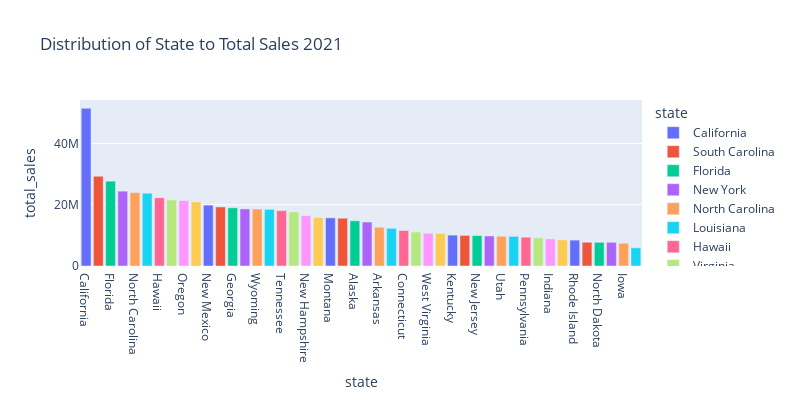

The notebook cell saved with this chart:
### Markdown cell above
### 2.2.3. Top/Distribution of State to Total Sales - 2021

### Code cell
state_sales_2021 = sales_2021.groupby ("state")["total_sales"].sum().reset_index()
state_sales_2021 = state_sales_2021.sort_values(by="total_sales", ascending=False)
fig = px.bar(state_sales_2021,x="state",y="total_sales",title="Distribution of State to Total Sales 2021",labels={"State": "state", "Total Sales": "total_sales"},color="state",hover_data=["total_sales"])
fig.update_layout(
    autosize=False,
    width=800,
    height=400)
fig.show()
unique_state_count_21 = sales_2021["state"].nunique()
unique_state_count_21

### Figure 1 — Plotly figure (JSON) as saved in the notebook; plotly's stock layout.template omitted (floating-point values rounded to 4 significant figures)
{"data": [{"alignmentgroup": "True", "hovertemplate": "state=%{x}<br>total_sales=%{y}<extra></extra>", "legendgroup": "California", "marker": {"color": "#636efa", "pattern": {"shape": ""}}, "name": "California", "offsetgroup": "California", "orientation": "v", "showlegend": true, "textposition": "auto", "type": "bar", "x": ["California"], "xaxis": "x", "y": [51464743], "yaxis": "y"}, {"alignmentgroup": "True", "hovertemplate": "state=%{x}<br>total_sales=%{y}<extra></extra>", "legendgroup": "South Carolina", "marker": {"color": "#EF553B", "pattern": {"shape": ""}}, "name": "South Carolina", "offsetgroup": "South Carolina", "orientation": "v", "showlegend": true, "textposition": "auto", "type": "bar", "x": ["South Carolina"], "xaxis": "x", "y": [29285637], "yaxis": "y"}, {"alignmentgroup": "True", "hovertemplate": "state=%{x}<br>total_sales=%{y}<extra></extra>", "legendgroup": "Florida", "marker": {"color": "#00cc96", "pattern": {"shape": ""}}, "name": "Florida", "offsetgroup": "Florida", "orientation": "v", "showlegend": true, "textposition": "auto", "type": "bar", "x": ["Florida"], "xaxis": "x", "y": [27682851], "yaxis": "y"}, {"alignmentgroup": "True", "hovertemplate": "state=%{x}<br>total_sales=%{y}<extra></extra>", "legendgroup": "New York", "marker": {"color": "#ab63fa", "pattern": {"shape": ""}}, "name": "New York", "offsetgroup": "New York", "orientation": "v", "showlegend": true, "textposition": "auto", "type": "bar", "x": ["New York"], "xaxis": "x", "y": [24427804], "yaxis": "y"}, {"alignmentgroup": "True", "hovertemplate": "state=%{x}<br>total_sales=%{y}<extra></extra>", "legendgroup": "North Carolina", "marker": {"color": "#FFA15A", "pattern": {"shape": ""}}, "name": "North Carolina", "offsetgroup": "North Carolina", "orientation": "v", "showlegend": true, "textposition": "auto", "type": "bar", "x": ["North Carolina"], "xaxis": "x", "y": [23956531], "yaxis": "y"}, {"alignmentgroup": "True", "hovertemplate": "state=%{x}<br>total_sales=%{y}<extra></extra>", "legendgroup": "Louisiana", "marker": {"color": "#19d3f3", "pattern": {"shape": ""}}, "name": "Louisiana", "offsetgroup": "Louisiana", "orientation": "v", "showlegend": true, "textposition": "auto", "type": "bar", "x": ["Louisiana"], "xaxis": "x", "y": [23750781], "yaxis": "y"}, {"alignmentgroup": "True", "hovertemplate": "state=%{x}<br>total_sales=%{y}<extra></extra>", "legendgroup": "Hawaii", "marker": {"color": "#FF6692", "pattern": {"shape": ""}}, "name": "Hawaii", "offsetgroup": "Hawaii", "orientation": "v", "showlegend": true, "textposition": "auto", "type": "bar", "x": ["Hawaii"], "xaxis": "x", "y": [22282457], "yaxis": "y"}, {"alignmentgroup": "True", "hovertemplate": "state=%{x}<br>total_sales=%{y}<extra></extra>", "legendgroup": "Virginia", "marker": {"color": "#B6E880", "pattern": {"shape": ""}}, "name": "Virginia", "offsetgroup": "Virginia", "orientation": "v", "showlegend": true, "textposition": "auto", "type": "bar", "x": ["Virginia"], "xaxis": "x", "y": [21575040], "yaxis": "y"}, {"alignmentgroup": "True", "hovertemplate": "state=%{x}<br>total_sales=%{y}<extra></extra>", "legendgroup": "Oregon", "marker": {"color": "#FF97FF", "pattern": {"shape": ""}}, "name": "Oregon", "offsetgroup": "Oregon", "orientation": "v", "showlegend": true, "textposition": "auto", "type": "bar", "x": ["Oregon"], "xaxis": "x", "y": [21349674], "yaxis": "y"}, {"alignmentgroup": "True", "hovertemplate": "state=%{x}<br>total_sales=%{y}<extra></extra>", "legendgroup": "Texas", "marker": {"color": "#FECB52", "pattern": {"shape": ""}}, "name": "Texas", "offsetgroup": "Texas", "orientation": "v", "showlegend": true, "textposition": "auto", "type": "bar", "x": ["Texas"], "xaxis": "x", "y": [20902864], "yaxis": "y"}, {"alignmentgroup": "True", "hovertemplate": "state=%{x}<br>total_sales=%{y}<extra></extra>", "legendgroup": "New Mexico", "marker": {"color": "#636efa", "pattern": {"shape": ""}}, "name": "New Mexico", "offsetgroup": "New Mexico", "orientation": "v", "showlegend": true, "textposition": "auto", "type": "bar", "x": ["New Mexico"], "xaxis": "x", "y": [19865016], "yaxis": "y"}, {"alignmentgroup": "True", "hovertemplate": "state=%{x}<br>total_sales=%{y}<extra></extra>", "legendgroup": "Idaho", "marker": {"color": "#EF553B", "pattern": {"shape": ""}}, "name": "Idaho", "offsetgroup": "Idaho", "orientation": "v", "showlegend": true, "textposition": "auto", "type": "bar", "x": ["Idaho"], "xaxis": "x", "y": [19276878], "yaxis": "y"}, {"alignmentgroup": "True", "hovertemplate": "state=%{x}<br>total_sales=%{y}<extra></extra>", "legendgroup": "Georgia", "marker": {"color": "#00cc96", "pattern": {"shape": ""}}, "name": "Georgia", "offsetgroup": "Georgia", "orientation": "v", "showlegend": true, "textposition": "auto", "type": "bar", "x": ["Georgia"], "xaxis": "x", "y": [18997466], "yaxis": "y"}, {"alignmentgroup": "True", "hovertemplate": "state=%{x}<br>total_sales=%{y}<extra></extra>", "legendgroup": "Michigan", "marker": {"color": "#ab63fa", "pattern": {"shape": ""}}, "name": "Michigan", "offsetgroup": "Michigan", "orientation": "v", "showlegend": true, "textposition": "auto", "type": "bar", "x": ["Michigan"], "xaxis": "x", "y": [18625433], "yaxis": "y"}, {"alignmentgroup": "True", "hovertemplate": "state=%{x}<br>total_sales=%{y}<extra></extra>", "legendgroup": "Wyoming", "marker": {"color": "#FFA15A", "pattern": {"shape": ""}}, "name": "Wyoming", "offsetgroup": "Wyoming", "orientation": "v", "showlegend": true, "textposition": "auto", "type": "bar", "x": ["Wyoming"], "xaxis": "x", "y": [18577517], "yaxis": "y"}, {"alignmentgroup": "True", "hovertemplate": "state=%{x}<br>total_sales=%{y}<extra></extra>", "legendgroup": "Ohio", "marker": {"color": "#19d3f3", "pattern": {"shape": ""}}, "name": "Ohio", "offsetgroup": "Ohio", "orientation": "v", "showlegend": true, "textposition": "auto", "type": "bar", "x": ["Ohio"], "xaxis": "x", "y": [18484583], "yaxis": "y"}, {"alignmentgroup": "True", "hovertemplate": "state=%{x}<br>total_sales=%{y}<extra></extra>", "legendgroup": "Tennessee", "marker": {"color": "#FF6692", "pattern": {"shape": ""}}, "name": "Tennessee", "offsetgroup": "Tennessee", "orientation": "v", "showlegend": true, "textposition": "auto", "type": "bar", "x": ["Tennessee"], "xaxis": "x", "y": [18067440], "yaxis": "y"}, {"alignmentgroup": "True", "hovertemplate": "state=%{x}<br>total_sales=%{y}<extra></extra>", "legendgroup": "Alabama", "marker": {"color": "#B6E880", "pattern": {"shape": ""}}, "name": "Alabama", "offsetgroup": "Alabama", "orientation": "v", "showlegend": true, "textposition": "auto", "type": "bar", "x": ["Alabama"], "xaxis": "x", "y": [17633424], "yaxis": "y"}, {"alignmentgroup": "True", "hovertemplate": "state=%{x}<br>total_sales=%{y}<extra></extra>", "legendgroup": "New Hampshire", "marker": {"color": "#FF97FF", "pattern": {"shape": ""}}, "name": "New Hampshire", "offsetgroup": "New Hampshire", "orientation": "v", "showlegend": true, "textposition": "auto", "type": "bar", "x": ["New Hampshire"], "xaxis": "x", "y": [16411667], "yaxis": "y"}, {"alignmentgroup": "True", "hovertemplate": "state=%{x}<br>total_sales=%{y}<extra></extra>", "legendgroup": "Arizona", "marker": {"color": "#FECB52", "pattern": {"shape": ""}}, "name": "Arizona", "offsetgroup": "Arizona", "orientation": "v", "showlegend": true, "textposition": "auto", "type": "bar", "x": ["Arizona"], "xaxis": "x", "y": [15782221], "yaxis": "y"}, {"alignmentgroup": "True", "hovertemplate": "state=%{x}<br>total_sales=%{y}<extra></extra>", "legendgroup": "Montana", "marker": {"color": "#636efa", "pattern": {"shape": ""}}, "name": "Montana", "offsetgroup": "Montana", "orientation": "v", "showlegend": true, "textposition": "auto", "type": "bar", "x": ["Montana"], "xaxis": "x", "y": [15710886], "yaxis": "y"}, {"alignmentgroup": "True", "hovertemplate": "state=%{x}<br>total_sales=%{y}<extra></extra>", "legendgroup": "Mississippi", "marker": {"color": "#EF553B", "pattern": {"shape": ""}}, "name": "Mississippi", "offsetgroup": "Mississippi", "orientation": "v", "showlegend": true, "textposition": "auto", "type": "bar", "x": ["Mississippi"], "xaxis": "x", "y": [15591709], "yaxis": "y"}, {"alignmentgroup": "True", "hovertemplate": "state=%{x}<br>total_sales=%{y}<extra></extra>", "legendgroup": "Alaska", "marker": {"color": "#00cc96", "pattern": {"shape": ""}}, "name": "Alaska", "offsetgroup": "Alaska", "orientation": "v", "showlegend": true, "textposition": "auto", "type": "bar", "x": ["Alaska"], "xaxis": "x", "y": [14753103], "yaxis": "y"}, {"alignmentgroup": "True", "hovertemplate": "state=%{x}<br>total_sales=%{y}<extra></extra>", "legendgroup": "Vermont", "marker": {"color": "#ab63fa", "pattern": {"shape": ""}}, "name": "Vermont", "offsetgroup": "Vermont", "orientation": "v", "showlegend": true, "textposition": "auto", "type": "bar", "x": ["Vermont"], "xaxis": "x", "y": [14352923], "yaxis": "y"}, {"alignmentgroup": "True", "hovertemplate": "state=%{x}<br>total_sales=%{y}<extra></extra>", "legendgroup": "Arkansas", "marker": {"color": "#FFA15A", "pattern": {"shape": ""}}, "name": "Arkansas", "offsetgroup": "Arkansas", "orientation": "v", "showlegend": true, "textposition": "auto", "type": "bar", "x": ["Arkansas"], "xaxis": "x", "y": [12639347], "yaxis": "y"}, {"alignmentgroup": "True", "hovertemplate": "state=%{x}<br>total_sales=%{y}<extra></extra>", "legendgroup": "Delaware", "marker": {"color": "#19d3f3", "pattern": {"shape": ""}}, "name": "Delaware", "offsetgroup": "Delaware", "orientation": "v", "showlegend": true, "textposition": "auto", "type": "bar", "x": ["Delaware"], "xaxis": "x", "y": [12298412], "yaxis": "y"}, {"alignmentgroup": "True", "hovertemplate": "state=%{x}<br>total_sales=%{y}<extra></extra>", "legendgroup": "Connecticut", "marker": {"color": "#FF6692", "pattern": {"shape": ""}}, "name": "Connecticut", "offsetgroup": "Connecticut", "orientation": "v", "showlegend": true, "textposition": "auto", "type": "bar", "x": ["Connecticut"], "xaxis": "x", "y": [11573448], "yaxis": "y"}, {"alignmentgroup": "True", "hovertemplate": "state=%{x}<br>total_sales=%{y}<extra></extra>", "legendgroup": "Massachusetts", "marker": {"color": "#B6E880", "pattern": {"shape": ""}}, "name": "Massachusetts", "offsetgroup": "Massachusetts", "orientation": "v", "showlegend": true, "textposition": "auto", "type": "bar", "x": ["Massachusetts"], "xaxis": "x", "y": [11076810], "yaxis": "y"}, {"alignmentgroup": "True", "hovertemplate": "state=%{x}<br>total_sales=%{y}<extra></extra>", "legendgroup": "West Virginia", "marker": {"color": "#FF97FF", "pattern": {"shape": ""}}, "name": "West Virginia", "offsetgroup": "West Virginia", "orientation": "v", "showlegend": true, "textposition": "auto", "type": "bar", "x": ["West Virginia"], "xaxis": "x", "y": [10689160], "yaxis": "y"}, {"alignmentgroup": "True", "hovertemplate": "state=%{x}<br>total_sales=%{y}<extra></extra>", "legendgroup": "Oklahoma", "marker": {"color": "#FECB52", "pattern": {"shape": ""}}, "name": "Oklahoma", "offsetgroup": "Oklahoma", "orientation": "v", "showlegend": true, "textposition": "auto", "type": "bar", "x": ["Oklahoma"], "xaxis": "x", "y": [10620734], "yaxis": "y"}, {"alignmentgroup": "True", "hovertemplate": "state=%{x}<br>total_sales=%{y}<extra></extra>", "legendgroup": "Kentucky", "marker": {"color": "#636efa", "pattern": {"shape": ""}}, "name": "Kentucky", "offsetgroup": "Kentucky", "orientation": "v", "showlegend": true, "textposition": "auto", "type": "bar", "x": ["Kentucky"], "xaxis": "x", "y": [10072848], "yaxis": "y"}, {"alignmentgroup": "True", "hovertemplate": "state=%{x}<br>total_sales=%{y}<extra></extra>", "legendgroup": "Kansas", "marker": {"color": "#EF553B", "pattern": {"shape": ""}}, "name": "Kansas", "offsetgroup": "Kansas", "orientation": "v", "showlegend": true, "textposition": "auto", "type": "bar", "x": ["Kansas"], "xaxis": "x", "y": [9972864], "yaxis": "y"}, {"alignmentgroup": "True", "hovertemplate": "state=%{x}<br>total_sales=%{y}<extra></extra>", "legendgroup": "New Jersey", "marker": {"color": "#00cc96", "pattern": {"shape": ""}}, "name": "New Jersey", "offsetgroup": "New Jersey", "orientation": "v", "showlegend": true, "textposition": "auto", "type": "bar", "x": ["New Jersey"], "xaxis": "x", "y": [9934246], "yaxis": "y"}, {"alignmentgroup": "True", "hovertemplate": "state=%{x}<br>total_sales=%{y}<extra></extra>", "legendgroup": "Illinois", "marker": {"color": "#ab63fa", "pattern": {"shape": ""}}, "name": "Illinois", "offsetgroup": "Illinois", "orientation": "v", "showlegend": true, "textposition": "auto", "type": "bar", "x": ["Illinois"], "xaxis": "x", "y": [9797488], "yaxis": "y"}, {"alignmentgroup": "True", "hovertemplate": "state=%{x}<br>total_sales=%{y}<extra></extra>", "legendgroup": "Utah", "marker": {"color": "#FFA15A", "pattern": {"shape": ""}}, "name": "Utah", "offsetgroup": "Utah", "orientation": "v", "showlegend": true, "textposition": "auto", "type": "bar", "x": ["Utah"], "xaxis": "x", "y": [9696420], "yaxis": "y"}, {"alignmentgroup": "True", "hovertemplate": "state=%{x}<br>total_sales=%{y}<extra></extra>", "legendgroup": "Missouri", "marker": {"color": "#19d3f3", "pattern": {"shape": ""}}, "name": "Missouri", "offsetgroup": "Missouri", "orientation": "v", "showlegend": true, "textposition": "auto", "type": "bar", "x": ["Missouri"], "xaxis": "x", "y": [9683265], "yaxis": "y"}, {"alignmentgroup": "True", "hovertemplate": "state=%{x}<br>total_sales=%{y}<extra></extra>", "legendgroup": "Pennsylvania", "marker": {"color": "#FF6692", "pattern": {"shape": ""}}, "name": "Pennsylvania", "offsetgroup": "Pennsylvania", "orientation": "v", "showlegend": true, "textposition": "auto", "type": "bar", "x": ["Pennsylvania"], "xaxis": "x", "y": [9409045], "yaxis": "y"}, {"alignmentgroup": "True", "hovertemplate": "state=%{x}<br>total_sales=%{y}<extra></extra>", "legendgroup": "Maine", "marker": {"color": "#B6E880", "pattern": {"shape": ""}}, "name": "Maine", "offsetgroup": "Maine", "orientation": "v", "showlegend": true, "textposition": "auto", "type": "bar", "x": ["Maine"], "xaxis": "x", "y": [9195978], "yaxis": "y"}, {"alignmentgroup": "True", "hovertemplate": "state=%{x}<br>total_sales=%{y}<extra></extra>", "legendgroup": "Indiana", "marker": {"color": "#FF97FF", "pattern": {"shape": ""}}, "name": "Indiana", "offsetgroup": "Indiana", "orientation": "v", "showlegend": true, "textposition": "auto", "type": "bar", "x": ["Indiana"], "xaxis": "x", "y": [8836198], "yaxis": "y"}, {"alignmentgroup": "True", "hovertemplate": "state=%{x}<br>total_sales=%{y}<extra></extra>", "legendgroup": "South Dakota", "marker": {"color": "#FECB52", "pattern": {"shape": ""}}, "name": "South Dakota", "offsetgroup": "South Dakota", "orientation": "v", "showlegend": true, "textposition": "auto", "type": "bar", "x": ["South Dakota"], "xaxis": "x", "y": [8495576], "yaxis": "y"}, {"alignmentgroup": "True", "hovertemplate": "state=%{x}<br>total_sales=%{y}<extra></extra>", "legendgroup": "Rhode Island", "marker": {"color": "#636efa", "pattern": {"shape": ""}}, "name": "Rhode Island", "offsetgroup": "Rhode Island", "orientation": "v", "showlegend": true, "textposition": "auto", "type": "bar", "x": ["Rhode Island"], "xaxis": "x", "y": [8446806], "yaxis": "y"}, {"alignmentgroup": "True", "hovertemplate": "state=%{x}<br>total_sales=%{y}<extra></extra>", "legendgroup": "Maryland", "marker": {"color": "#EF553B", "pattern": {"shape": ""}}, "name": "Maryland", "offsetgroup": "Maryland", "orientation": "v", "showlegend": true, "textposition": "auto", "type": "bar", "x": ["Maryland"], "xaxis": "x", "y": [7758059], "yaxis": "y"}, {"alignmentgroup": "True", "hovertemplate": "state=%{x}<br>total_sales=%{y}<extra></extra>", "legendgroup": "North Dakota", "marker": {"color": "#00cc96", "pattern": {"shape": ""}}, "name": "North Dakota", "offsetgroup": "North Dakota", "orientation": "v", "showlegend": true, "textposition": "auto", "type": "bar", "x": ["North Dakota"], "xaxis": "x", "y": [7735580], "yaxis": "y"}, {"alignmentgroup": "True", "hovertemplate": "state=%{x}<br>total_sales=%{y}<extra></extra>", "legendgroup": "Wisconsin", "marker": {"color": "#ab63fa", "pattern": {"shape": ""}}, "name": "Wisconsin", "offsetgroup": "Wisconsin", "orientation": "v", "showlegend": true, "textposition": "auto", "type": "bar", "x": ["Wisconsin"], "xaxis": "x", "y": [7727469], "yaxis": "y"}, {"alignmentgroup": "True", "hovertemplate": "state=%{x}<br>total_sales=%{y}<extra></extra>", "legendgroup": "Iowa", "marker": {"color": "#FFA15A", "pattern": {"shape": ""}}, "name": "Iowa", "offsetgroup": "Iowa", "orientation": "v", "showlegend": true, "textposition": "auto", "type": "bar", "x": ["Iowa"], "xaxis": "x", "y": [7424011], "yaxis": "y"}, {"alignmentgroup": "True", "hovertemplate": "state=%{x}<br>total_sales=%{y}<extra></extra>", "legendgroup": "Nebraska", "marker": {"color": "#19d3f3", "pattern": {"shape": ""}}, "name": "Nebraska", "offsetgroup": "Nebraska", "orientation": "v", "showlegend": true, "textposition": "auto", "type": "bar", "x": ["Nebraska"], "xaxis": "x", "y": [5929038], "yaxis": "y"}], "layout": {"autosize": false, "barmode": "relative", "height": 400, "legend": {"title": {"text": "state"}, "tracegroupgap": 0}, "title": {"text": "Distribution of State to Total Sales 2021"}, "width": 800, "xaxis": {"anchor": "y", "categoryarray": ["California", "South Carolina", "Florida", "New York", "North Carolina", "Louisiana", "Hawaii", "Virginia", "Oregon", "Texas", "New Mexico", "Idaho", "Georgia", "Michigan", "Wyoming", "Ohio", "Tennessee", "Alabama", "New Hampshire", "Arizona", "Montana", "Mississippi", "Alaska", "Vermont", "Arkansas", "Delaware", "Connecticut", "Massachusetts", "West Virginia", "Oklahoma", "Kentucky", "Kansas", "New Jersey", "Illinois", "Utah", "Missouri", "Pennsylvania", "Maine", "Indiana", "South Dakota", "Rhode Island", "Maryland", "North Dakota", "Wisconsin", "Iowa", "Nebraska"], "categoryorder": "array", "domain": [0, 1], "title": {"text": "state"}}, "yaxis": {"anchor": "x", "domain": [0, 1], "title": {"text": "total_sales"}}}}
